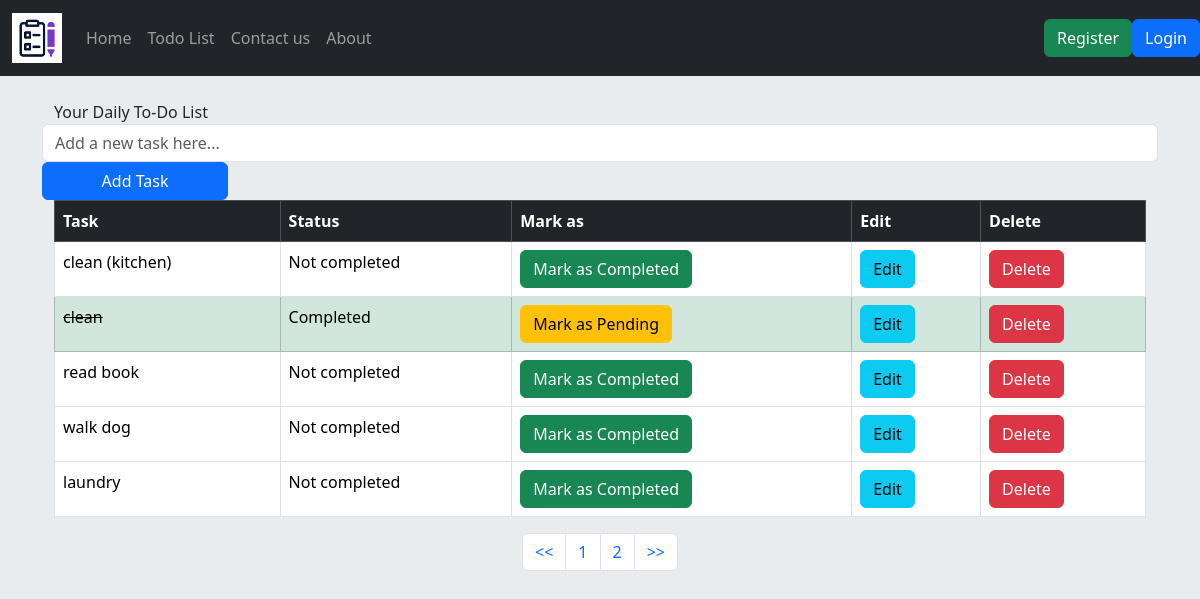
The page /task/ on the database as committed earlier.
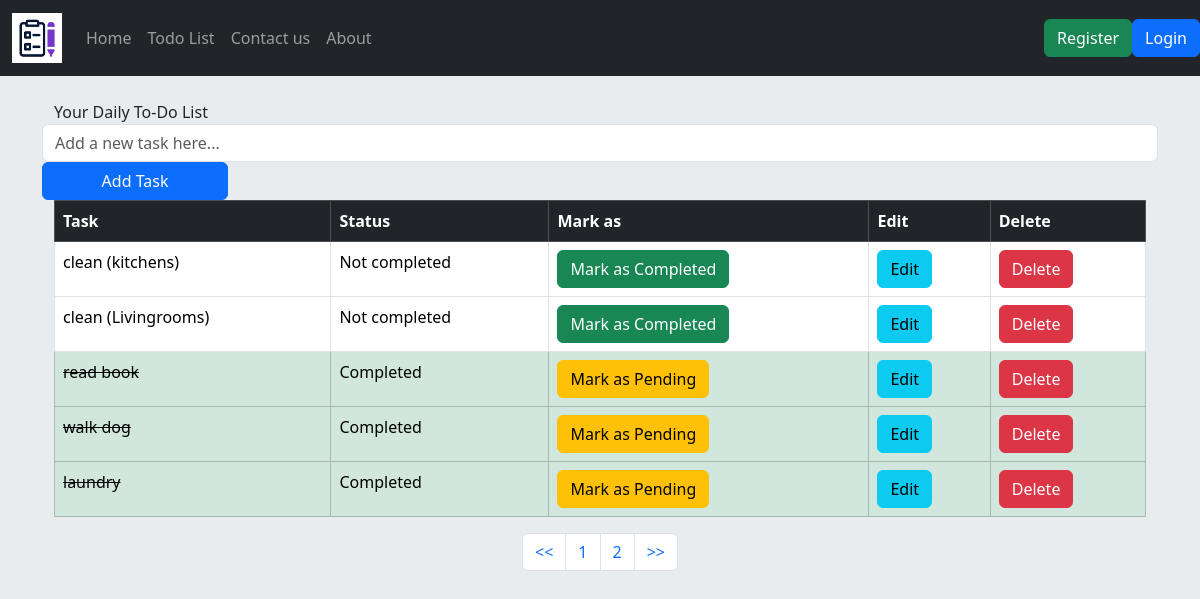
The same page on the database as committed later.
### todolist_app/models.py (models this page shows, shortened)
class TaskList(models.Model):
    task = models.CharField(max_length=300)
    done = models.BooleanField(default=False)

### todolist_app/views.py (the view)
# urls.py: path('', views.todolist, name='todolist'),
def todolist(request):
    if request.method =="POST":
        form = TaskForm(request.POST or None)
        if form.is_valid():
            form.save()
        messages.success(request, ("A New Task Has Been Added!"))
        return redirect('todolist')
    else:
        all_tasks = TaskList.objects.all()
        paginator = Paginator(all_tasks, 5)
        page = request.GET.get('pg')
        all_tasks = paginator.get_page(page)
        return render(request, 'todolist.html', {'all_tasks': all_tasks})

### todolist_app/templates/todolist.html (shortened to what this page needs)
{% extends 'base.html' %}
{% block content %}
<div class="container">
    <br>
    <form method="POST" class="row">
        <label class="col-lg-4"> Your Daily To-Do List</label>
        <input type="text" class="form-control col-lg-6" placeholder="Add a new task here..." name="task">
        <button type="submit" class="btn btn-primary col-lg-2">Add Task</button>
    </form>
    <table class="table table-bordered">
        <thead class="table-dark">
            <tr>
                <th scope='col'>Task</th>
                <th scope='col'>Status</th>
                <th scope='col'>Mark as</th>
                <th scope='col'>Edit</th>
                <th scope='col'>Delete</th>
            </tr>
        </thead>
        <tbody>
            {% if all_tasks %}
                {% for obj in all_tasks %}
                    <tr class="{% if obj.done %}table-success{% endif %}">
                        <td scope="row">
                            {% if obj.done %}
                                <del>{{ obj.task }}</del>
                            {% else %}
                                {{ obj.task }}
                            {% endif %}
                        </td>
                        <td>{{ obj.done|yesno:"Completed,Not completed" }}</td>
                        <td>
                            {% if obj.done %}
                                <a href="{% url 'pending_task' obj.id %}" class="btn btn-warning">Mark as Pending</a>
                            {% else %}
                                <a href="{% url 'complete_task' obj.id %}" class="btn btn-success">Mark as Completed</a>
                            {% endif %}
                        </td>
                        <td><a href="{% url 'edit_task' obj.id %}" class="btn btn-info">Edit</a></td>
                        <td><a href="{% url 'delete_task' obj.id %}" class="btn btn-danger">Delete</a></td>
                    </tr>
                {% endfor %}
            {% else %}
                <tr>
                    <td colspan="5">No tasks available</td>
                </tr>
            {% endif %}
        </tbody>
    </table>
    <nav aria-label="Page navigation example">
        <ul class="pagination justify-content-center">
          <li class="page-item ">
            <a class="page-link" href="?pg=1"><<</a>
          </li>
          <li class="page-item"><a class="page-link" href="?pg={{ all_tasks.number }}">{{ all_tasks.number }}</a></li>
          {% if all_tasks.has_next %}
          <li class="page-item"><a class="page-link" href="?pg={{ all_tasks.next_page_number }}">{{ all_tasks.next_page_number }}</a></li>
          {% endif %}
          <li class="page-item">
            <a class="page-link" href="?pg={{ all_tasks.paginator.num_pages }}">>></a>
          </li>
        </ul>
    </nav>
</div>
{% endblock %}

### templates/base.html (shortened to what this page needs)
{% load static %}
<!doctype html>
<html lang="en">
  <head>
    <link href="https://cdn.jsdelivr.net/npm/bootstrap@5.3.3/dist/css/bootstrap.min.css" rel="stylesheet">
    <nav class="navbar navbar-expand-lg navbar-dark bg-dark">
        <div class="container-fluid">
          <a class="navbar-brand" href="{% url 'index' %}"><img src="{% static 'images/toto.png' %}" alt="Taskmate" height="50" width="50"></a>
          <div class="collapse navbar-collapse" id="navbarNav">
            <ul class="navbar-nav">
              <li class="nav-item">
                <a class="nav-link"  href="{% url 'index' %}">Home</a>
              </li>
              <li class="nav-item">
                <a class="nav-link" href="{% url 'todolist'%}">Todo List</a>
              </li>
              <li class="nav-item">
                <a class="nav-link" href="{% url 'contact'%}">Contact us</a>
              </li>
              <li class="nav-item">
                <a class="nav-link" href="{% url 'about'%}">About</a>
              </li>
            </ul>
          </div>
        </div>
        {% if user.is_authenticated %}
          <div class="form-inline my-2 my-lg-0">
            <div class="p-2 bg-dark text-white">{{user.username}}</div>
            <a href="{% url 'logout' %}">
            <button class="btn btn-outline-success my-2 my-sm-0" type="submit">Logout</button>
            </a>
          </div>
        {% else %}
        <a href="{% url 'register' %}">
          <button class="btn btn-success mr-2 my-2 my-sm-0" type="submit">Register</button>
          </a>
          <a href="{% url 'login' %}">
            <button class="btn btn-primary my-2 my-sm-0" type="submit">Login</button>
            </a>
        {% endif %}
      </nav>
  </head>
  <body class="bg-body-secondary">
    <div class="container">
        {% block content%}
        {% endblock content%}
    </div>
  </body>
</html>

Rows that differ between the two databases and show on the page:
changed TaskList: task "clean (kitchen)" → "clean (kitchens)"
changed TaskList: done "Completed" → "Not completed"; task "clean" → "clean (Livingrooms)"; done "Mark as Pending" → "Mark as Completed"
changed TaskList "read book": done "Not completed" → "Completed"; done "Mark as Completed" → "Mark as Pending"
changed TaskList "walk dog": done "Not completed" → "Completed"; done "Mark as Completed" → "Mark as Pending"
changed TaskList "laundry": done "Not completed" → "Completed"; done "Mark as Completed" → "Mark as Pending"
